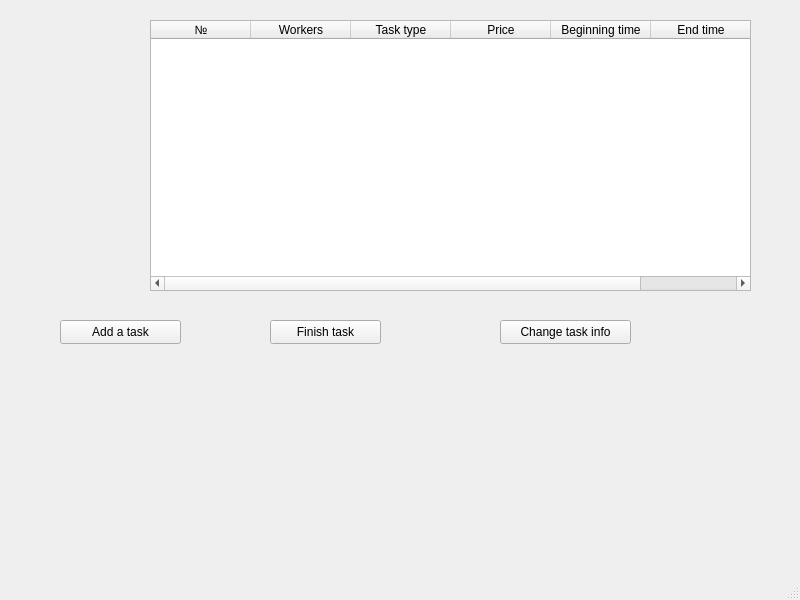
<?xml version="1.0" encoding="UTF-8"?>
<ui version="4.0">
 <class>MainWindow</class>
 <widget class="QMainWindow" name="MainWindow">
  <property name="geometry">
   <rect>
    <x>0</x>
    <y>0</y>
    <width>800</width>
    <height>600</height>
   </rect>
  </property>
  <property name="windowTitle">
   <string>MainWindow</string>
  </property>
  <widget class="QWidget" name="centralwidget">
   <widget class="QPushButton" name="addTaskButton">
    <property name="geometry">
     <rect>
      <x>60</x>
      <y>320</y>
      <width>121</width>
      <height>24</height>
     </rect>
    </property>
    <property name="text">
     <string>Add a task</string>
    </property>
   </widget>
   <widget class="QTableWidget" name="currentTable">
    <property name="geometry">
     <rect>
      <x>150</x>
      <y>20</y>
      <width>601</width>
      <height>271</height>
     </rect>
    </property>
    <column>
     <property name="text">
      <string>№</string>
     </property>
    </column>
    <column>
     <property name="text">
      <string>Workers</string>
     </property>
    </column>
    <column>
     <property name="text">
      <string>Task type</string>
     </property>
    </column>
    <column>
     <property name="text">
      <string>Price</string>
     </property>
    </column>
    <column>
     <property name="text">
      <string>Beginning time</string>
     </property>
    </column>
    <column>
     <property name="text">
      <string>End time</string>
     </property>
    </column>
   </widget>
   <widget class="QPushButton" name="pushButton">
    <property name="geometry">
     <rect>
      <x>270</x>
      <y>320</y>
      <width>111</width>
      <height>24</height>
     </rect>
    </property>
    <property name="text">
     <string>Finish task</string>
    </property>
   </widget>
   <widget class="QPushButton" name="pushButton_2">
    <property name="geometry">
     <rect>
      <x>500</x>
      <y>320</y>
      <width>131</width>
      <height>24</height>
     </rect>
    </property>
    <property name="text">
     <string>Change task info</string>
    </property>
   </widget>
  </widget>
  <widget class="QMenuBar" name="menubar">
   <property name="geometry">
    <rect>
     <x>0</x>
     <y>0</y>
     <width>800</width>
     <height>22</height>
    </rect>
   </property>
  </widget>
  <widget class="QStatusBar" name="statusbar"/>
 </widget>
 <resources/>
 <connections/>
</ui>
